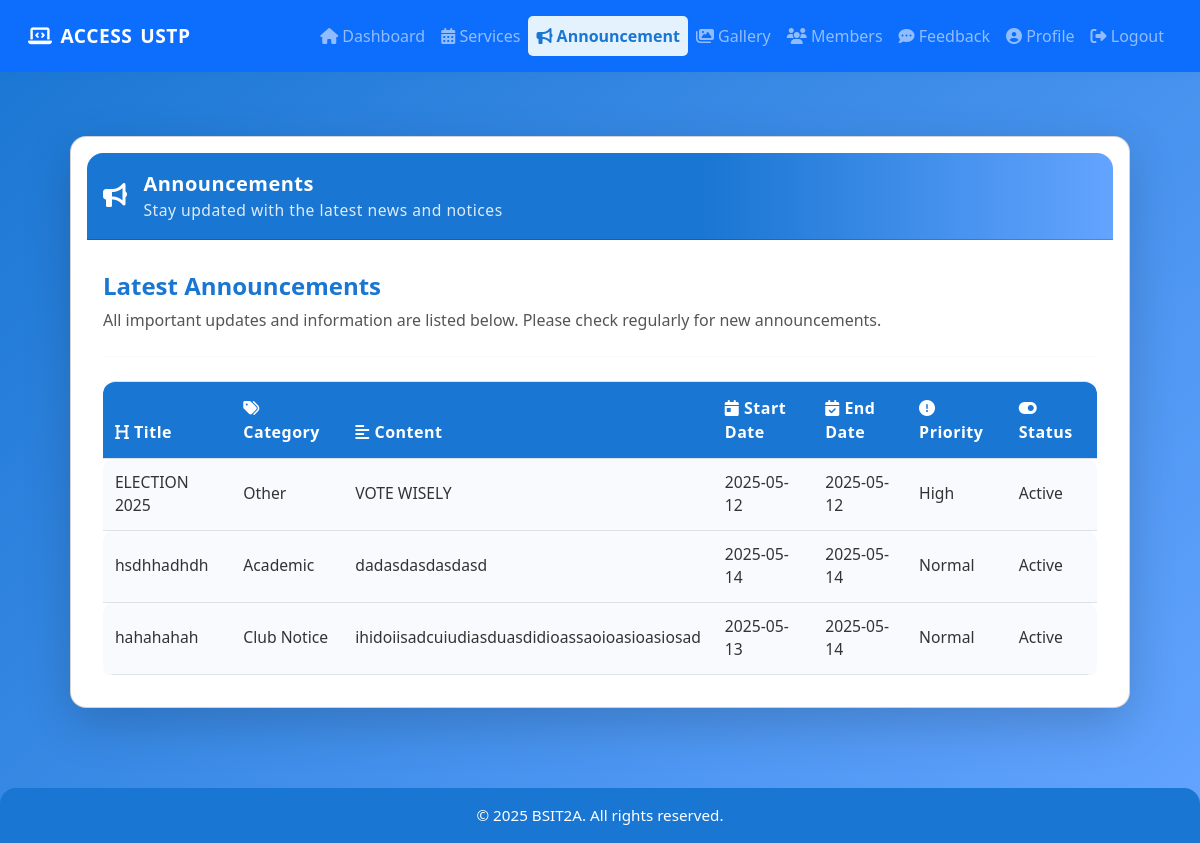
/mae-user-part/announcements.php (signed in), run on the app's committed database.
### tables this page shows
CREATE TABLE `announcements` (
  `id` int(11) NOT NULL,
  `title` varchar(255) NOT NULL,
  `category` varchar(50) NOT NULL,
  `content` text NOT NULL,
  `start_date` date NOT NULL,
  `end_date` date NOT NULL,
  `priority` varchar(20) NOT NULL,
  `status` varchar(20) NOT NULL,
  `posted_by` int(11) NOT NULL,
  `created_at` timestamp NOT NULL DEFAULT current_timestamp(),
  `updated_at` timestamp NOT NULL DEFAULT current_timestamp() ON UPDATE current_timestamp()
);

### mae-user-part/announcements.php (the view, shortened to what this page needs)
<?php
$servername = "localhost";
$username = "root";
$password = "";
$dbname = "access_db";
$conn = new mysqli($servername, $username, $password, $dbname);
$sql = "SELECT * FROM announcements ORDER BY created_at DESC";
$result = $conn->query($sql);
?>
<!DOCTYPE html>
<html lang="en">
<head>
  <link href="https://cdn.jsdelivr.net/npm/bootstrap@5.3.0/dist/css/bootstrap.min.css" rel="stylesheet">
  <link rel="stylesheet" href="https://cdnjs.cloudflare.com/ajax/libs/font-awesome/6.4.0/css/all.min.css">
  <link rel="stylesheet" href="style.css">
</head>
<body>
  <nav class="navbar navbar-expand-lg navbar-dark bg-primary mb-3">
        <div class="container-fluid">
            <a class="navbar-brand d-flex align-items-center" href="#">
                <i class="fas fa-laptop-code me-2"></i>ACCESS <span class="d-none d-md-inline ms-2">USTP</span>
            </a>
            <div class="collapse navbar-collapse mt-2 mt-lg-0" id="navbarNav">
                <ul class="navbar-nav ms-auto">
                    <li class="nav-item"><a class="nav-link " href="index.php"><i class="fas fa-home"></i> Dashboard</a></li>
                    <li class="nav-item"><a class="nav-link" href="services.php"><i class="fas fa-calendar-alt"></i> Services</a></li>
                    <li class="nav-item"><a class="nav-link active" href="announcements.php"><i class="fas fa-bullhorn"></i> Announcement</a></li>
                    <li class="nav-item"><a class="nav-link" href="gallery.php"><i class="fas fa-images"></i> Gallery</a></li>
                    <li class="nav-item"><a class="nav-link" href="members.php"><i class="fas fa-users"></i> Members</a></li>
                    <li class="nav-item"><a class="nav-link" href="feedback.php"><i class="fas fa-comment-dots"></i> Feedback</a></li>
                    <li class="nav-item"><a class="nav-link" href="#" data-bs-toggle="modal" data-bs-target="#profileModal"><i class="fas fa-user-circle"></i> Profile</a></li>
                    <li class="nav-item"><a class="nav-link " href="logout.php"><i class="fas fa-sign-out-alt"></i> Logout</a></li>
                </ul>
            </div>
        </div>
    </nav>
  <div class="container py-5">
    <div class="card shadow-lg rounded-4 animate__animated animate__fadeIn">
      <div class="card-header bg-gradient-primary text-white fw-bold d-flex align-items-center" style="background: linear-gradient(90deg, #1976d2 60%, #63a4ff 100%); border-radius: 1rem 1rem 0 0; min-height: 70px;">
        <i class="fas fa-bullhorn me-3 fa-lg"></i>
        <div>
          <div style="font-size: 1.25rem; font-weight: 700; letter-spacing: 0.5px;">Announcements</div>
          <div style="font-size: 0.98rem; font-weight: 400; opacity: 0.85;">Stay updated with the latest news and notices</div>
        </div>
      </div>
      <div class="card-body" style="padding-top: 2rem;">
        <h4 class="mb-2 fw-semibold" style="color: #1976d2;">Latest Announcements</h4>
        <div class="mb-4" style="font-size: 1rem; color: #555;">All important updates and information are listed below. Please check regularly for new announcements.</div>
        <hr class="mb-4" style="border-top: 1.5px solid #e3f2fd;">
        <?php
        if ($result->num_rows > 0) {
            echo '<div class="table-responsive"><table class="table announcements-table table-bordered table-hover animate__animated animate__fadeIn">';
            echo '<thead><tr>
                    <th><i class="fas fa-heading"></i> Title</th>
                    <th><i class="fas fa-tags"></i> Category</th>
                    <th><i class="fas fa-align-left"></i> Content</th>
                    <th><i class="fas fa-calendar-day"></i> Start Date</th>
                    <th><i class="fas fa-calendar-check"></i> End Date</th>
                    <th><i class="fas fa-exclamation-circle"></i> Priority</th>
                    <th><i class="fas fa-toggle-on"></i> Status</th>
                  </tr></thead><tbody>';
            while($row = $result->fetch_assoc()) {
                echo '<tr>
                        <td>'.htmlspecialchars($row["title"]).'</td>
                        <td>'.htmlspecialchars($row["category"]).'</td>
                        <td>'.htmlspecialchars($row["content"]).'</td>
                        <td>'.$row["start_date"].'</td>
                        <td>'.$row["end_date"].'</td>
                        <td>'.$row["priority"].'</td>
                        <td>'.$row["status"].'</td>
                      </tr>';
            }
            echo '</tbody></table></div>';
        } else {
            echo '<div class="alert alert-info">No announcements yet. Stay tuned!</div>';
        }
        ?>
      </div>
    </div>
  </div>
   <div class="footer text-center">
        &copy; 2025 BSIT2A. All rights reserved.<br>
    </div>
</body>
</html>

### mae-user-part/style.css (style rules this page uses)
:root { --primary-color: #1976d2; --primary-light: #63a4ff; --text-color: #333; --spacing-unit: clamp(0.5rem, 2vw, 1rem); }
body { min-height: 100vh; background: linear-gradient(135deg, var(--primary-color) 0%, var(--primary-light) 100%); background-attachment: fixed; position: relative; font-size: clamp(14px, 1vw, 16px); line-height: 1.5; }
.nav-link.active { color: #d32f2f !important; background: #fff; border-radius: 12px; font-weight: 600; box-shadow: 0 2px 8px rgba(25, 118, 210, 0.04); transition: background 0.2s, color 0.2s; }
body::before { content: ''; position: fixed; top: 0; left: 0; right: 0; bottom: 0; pointer-events: none; background: url('https://www.transparenttextures.com/patterns/cubes.png'); opacity: 0.08; z-index: 0; }
.card { border-radius: clamp(0.5rem, 2vw, 1rem); box-shadow: 0 2px 12px rgba(25, 118, 210, 0.07); width: 100%; max-width: 1200px; margin: 0 auto; padding: var(--spacing-unit); }
.card-header { font-size: clamp(1rem, 2.5vw, 1.2rem); letter-spacing: 0.5px; padding: var(--spacing-unit); }
.footer { background: var(--primary-color); color: #fff; text-align: center; padding: clamp(0.5rem, 2vw, 1rem) 0; border-radius: clamp(0.5rem, 2vw, 1rem) clamp(0.5rem, 2vw, 1rem) 0 0; margin-top: clamp(1rem, 4vw, 2rem); font-size: clamp(0.8rem, 1.5vw, 0.95rem); width: 100%; }
.navbar { box-shadow: 0 2px 8px rgba(25, 118, 210, 0.08); padding: var(--spacing-unit); }
.navbar-brand { font-weight: 700; letter-spacing: 0.5px; font-size: clamp(1rem, 2vw, 1.2rem); }
.nav-link { transition: color 0.2s, background 0.2s; padding: clamp(0.3rem, 1vw, 0.5rem) clamp(0.5rem, 2vw, 1rem); font-size: clamp(0.9rem, 1.5vw, 1rem); }
.nav-link:hover, .nav-link.active { color: #1976d2 !important; background: #e3f2fd; border-radius: 5px; }
@media (max-width: 1200px) { .card { max-width: 95%; } }
.announcements-table { background: #fff; border-radius: 12px; box-shadow: 0 2px 8px rgba(25, 118, 210, 0.06); overflow: hidden; margin-bottom: 0; }
.announcements-table th { background: var(--primary-color); color: #fff; font-weight: 600; letter-spacing: 0.5px; border: none; font-size: 1rem; padding: 0.85rem 0.75rem; }
.announcements-table td { background: #f8fafd; color: var(--text-color); border: none; padding: 0.75rem 0.75rem; vertical-align: middle; font-size: 0.98rem; }
.announcements-table tbody tr { transition: background 0.2s; }
.announcements-table thead tr { border-radius: 12px 12px 0 0; }
.announcements-table td:first-child, .announcements-table th:first-child { border-radius: 12px 0 0 0; }
.announcements-table td:last-child, .announcements-table th:last-child { border-radius: 0 12px 0 0; }

### data on the page
announcements: title "ELECTION 2025", category "Other", content "VOTE WISELY", start_date "2025-05-12", end_date "2025-05-12", priority "High", status "Active"
announcements: title "hsdhhadhdh", category "Academic", content "dadasdasdasdasd", start_date "2025-05-14", end_date "2025-05-14", priority "Normal", status "Active"
announcements: title "hahahahah", category "Club Notice", content "ihidoiisadcuiudiasduasdidioassaoioasioasiosad", start_date "2025-05-13", end_date "2025-05-14", priority "Normal", status "Active"
